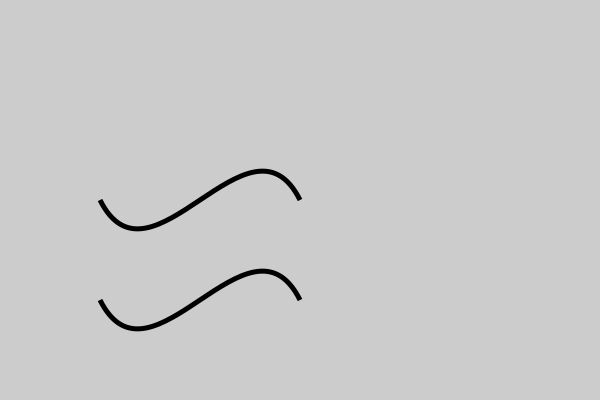

Recreate this plot in Python.
import cairo
import math 

surface = cairo.ImageSurface(cairo.FORMAT_RGB24, 600, 400)

# Create a context object
ctx = cairo.Context(surface)

# Set the background color to gray
ctx.set_source_rgb(0.8, 0.8, 0.8)
ctx.paint()

ctx.move_to(100, 200)
ctx.curve_to(150, 300, 250, 100, 300, 200)
ctx.move_to(100, 300)
ctx.curve_to(150, 400, 250, 200, 300, 300)
ctx.set_source_rgb(0, 0, 0)
ctx.set_line_width(5)
ctx.stroke()

surface.write_to_png("task.png")
